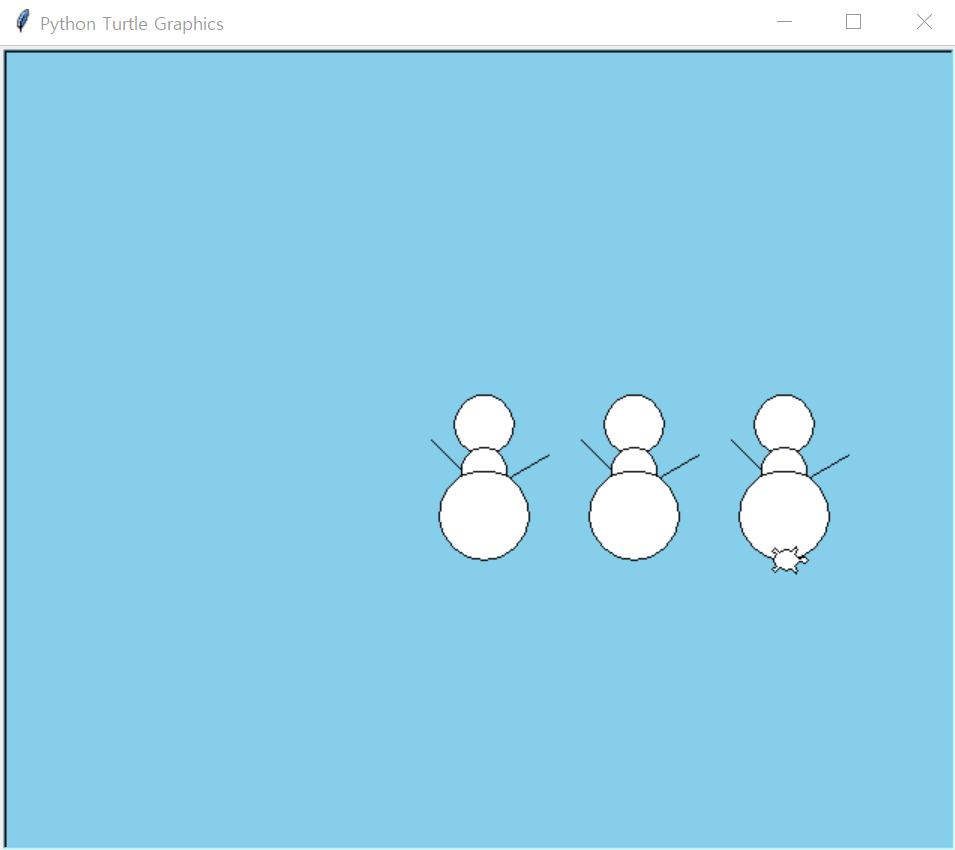

Here is the Python script that generated this plot:
import turtle
t = turtle.Turtle()
t.shape("turtle")
t.color("black", "white")
s = turtle.Screen(); s.bgcolor("skyblue");

def draw_snowman(x,y):
  t.up()
  t.goto(x,y)
  t.down()
  t.begin_fill()
  t.circle(20)
  t.end_fill()
  t.goto(x,y-25)
  t.setheading(135)
  t.forward(50)
  t.backward(50)

  t.setheading(30)
  t.forward(50)
  t.backward(50)
  t.setheading(0)

  t.begin_fill()
  t.circle(15)
  t.end_fill()
  t.goto(x,y-70)
  t.begin_fill()
  t.circle(30)
  t.end_fill()

draw_snowman(0,0)
draw_snowman(100,0)
draw_snowman(200,0)
